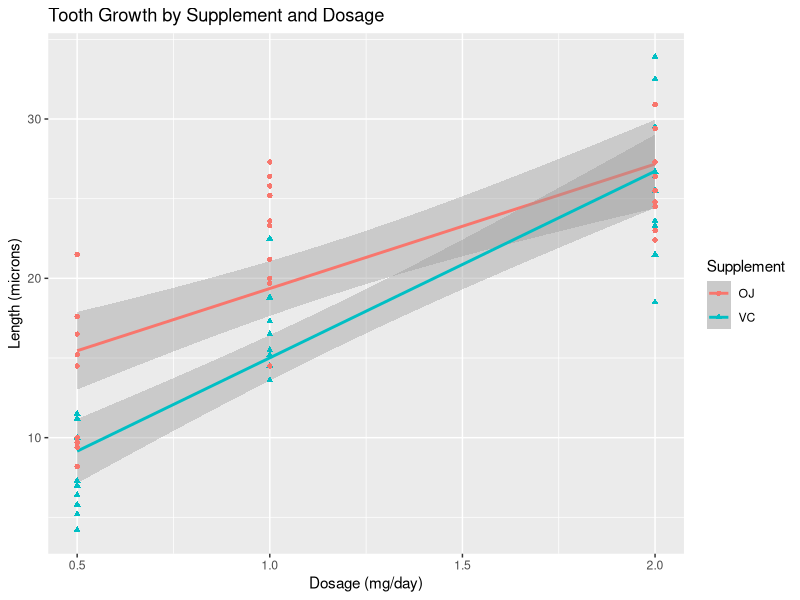

This figure's R source:
## ---- chunk 1
data(ToothGrowth)
library(ggplot2)
library(knitr)
str(ToothGrowth)
kable(table(ToothGrowth$dose,ToothGrowth$supp))
summary(ToothGrowth$len)
## ---- chunk 2
qplot(x = ToothGrowth$dose, y=ToothGrowth$len,geom = "smooth", 
      method="lm", 
      colour=ToothGrowth$supp, 
      main="Tooth Growth by Supplement and Dosage",
      xlab="Dosage (mg/day)",
      ylab="Length (microns)") + 
  scale_colour_discrete(name="Supplement") +
  scale_shape_discrete(name="Supplement") +
  geom_point(aes(shape=ToothGrowth$supp))
## ---- chunk 3
d1 <- subset(ToothGrowth, dose==0.5); d2 <- subset(ToothGrowth, dose==1.0); d3 <- subset(ToothGrowth, dose==2.0)
halfvsone <- t.test(d1$len,d2$len, paired=FALSE,var.equal=FALSE)
onevstwo <- t.test(d2$len,d3$len, paired=FALSE,var.equal=FALSE)
halfvsone$conf.int
## ---- chunk 4
pv <- halfvsone$p.value
ci1 <- halfvsone$conf.int[1]
ci2 <- halfvsone$conf.int[2]
## ---- chunk 5
onevstwo$conf.int
## ---- chunk 6
pv <- onevstwo$p.value
ci1 <- onevstwo$conf.int[1]
ci2 <- onevstwo$conf.int[2]
## ---- chunk 7
s1 <- subset(ToothGrowth, supp=="OJ"); s2 <- subset(ToothGrowth, supp=="VC")
stest <-t.test(s1$len,s2$len,paired=FALSE, var.equal=FALSE)
stest$conf.int
## ---- chunk 8
pv <- stest$p.value
ci1 <- stest$conf.int[1]
ci2 <- stest$conf.int[2]
## ---- chunk 9
sessionInfo()
## ---- chunk 10
halfvsone
## ---- chunk 11
onevstwo
## ---- chunk 12
stest
